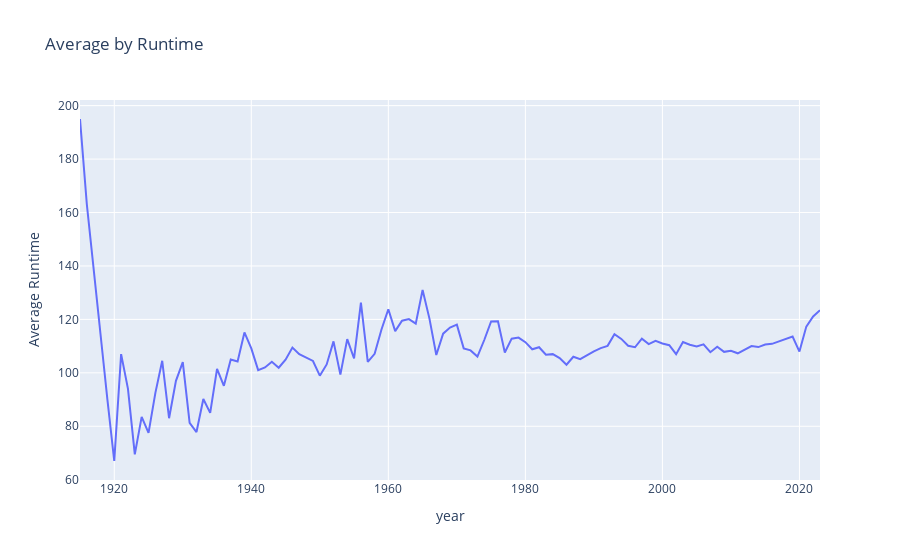

Source (notebook cell):
### Code cell
ave_rating_by_year = df.groupby('year')['runtime'].mean().reset_index(name='average')
fig = px.line(
    ave_rating_by_year,
    title = 'Average by Runtime',
    x = 'year',
    y = 'average',
    labels={'average': 'Average Runtime'}
)
fig.show()
